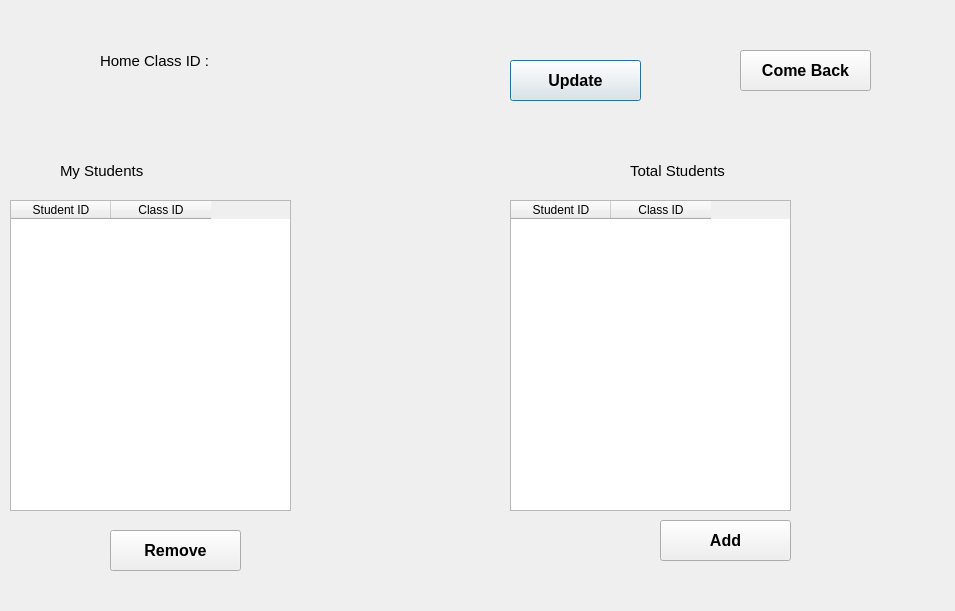
<?xml version="1.0" encoding="UTF-8"?>
<ui version="4.0">
 <class>Dialog</class>
 <widget class="QDialog" name="Dialog">
  <property name="geometry">
   <rect>
    <x>0</x>
    <y>0</y>
    <width>955</width>
    <height>611</height>
   </rect>
  </property>
  <property name="windowTitle">
   <string>Dialog</string>
  </property>
  <widget class="QTableWidget" name="myStudentsTable">
   <property name="geometry">
    <rect>
     <x>10</x>
     <y>200</y>
     <width>281</width>
     <height>311</height>
    </rect>
   </property>
   <column>
    <property name="text">
     <string>Student ID</string>
    </property>
   </column>
   <column>
    <property name="text">
     <string>Class ID</string>
    </property>
   </column>
  </widget>
  <widget class="QLabel" name="managerIdLabel">
   <property name="geometry">
    <rect>
     <x>60</x>
     <y>150</y>
     <width>181</width>
     <height>41</height>
    </rect>
   </property>
   <property name="font">
    <font>
     <pointsize>11</pointsize>
    </font>
   </property>
   <property name="text">
    <string>My Students</string>
   </property>
  </widget>
  <widget class="QPushButton" name="updateStudentsTableBtn">
   <property name="geometry">
    <rect>
     <x>510</x>
     <y>60</y>
     <width>131</width>
     <height>41</height>
    </rect>
   </property>
   <property name="font">
    <font>
     <pointsize>12</pointsize>
     <weight>75</weight>
     <bold>true</bold>
    </font>
   </property>
   <property name="text">
    <string>Update</string>
   </property>
  </widget>
  <widget class="QPushButton" name="comeBackBtn">
   <property name="geometry">
    <rect>
     <x>740</x>
     <y>50</y>
     <width>131</width>
     <height>41</height>
    </rect>
   </property>
   <property name="font">
    <font>
     <pointsize>12</pointsize>
     <weight>75</weight>
     <bold>true</bold>
    </font>
   </property>
   <property name="text">
    <string>Come Back</string>
   </property>
  </widget>
  <widget class="QLabel" name="classIdLabel">
   <property name="geometry">
    <rect>
     <x>100</x>
     <y>40</y>
     <width>181</width>
     <height>41</height>
    </rect>
   </property>
   <property name="font">
    <font>
     <pointsize>11</pointsize>
    </font>
   </property>
   <property name="text">
    <string>Home Class ID :</string>
   </property>
  </widget>
  <widget class="QLabel" name="managerIdLabel_2">
   <property name="geometry">
    <rect>
     <x>630</x>
     <y>150</y>
     <width>181</width>
     <height>41</height>
    </rect>
   </property>
   <property name="font">
    <font>
     <pointsize>11</pointsize>
    </font>
   </property>
   <property name="text">
    <string>Total Students</string>
   </property>
  </widget>
  <widget class="QTableWidget" name="allStudentsTable">
   <property name="geometry">
    <rect>
     <x>510</x>
     <y>200</y>
     <width>281</width>
     <height>311</height>
    </rect>
   </property>
   <column>
    <property name="text">
     <string>Student ID</string>
    </property>
   </column>
   <column>
    <property name="text">
     <string>Class ID</string>
    </property>
   </column>
  </widget>
  <widget class="QPushButton" name="addStudentBtn">
   <property name="geometry">
    <rect>
     <x>660</x>
     <y>520</y>
     <width>131</width>
     <height>41</height>
    </rect>
   </property>
   <property name="font">
    <font>
     <pointsize>12</pointsize>
     <weight>75</weight>
     <bold>true</bold>
    </font>
   </property>
   <property name="text">
    <string>Add</string>
   </property>
  </widget>
  <widget class="QPushButton" name="removeStudentBtn">
   <property name="geometry">
    <rect>
     <x>110</x>
     <y>530</y>
     <width>131</width>
     <height>41</height>
    </rect>
   </property>
   <property name="font">
    <font>
     <pointsize>12</pointsize>
     <weight>75</weight>
     <bold>true</bold>
    </font>
   </property>
   <property name="text">
    <string>Remove</string>
   </property>
  </widget>
 </widget>
 <resources/>
 <connections/>
</ui>
